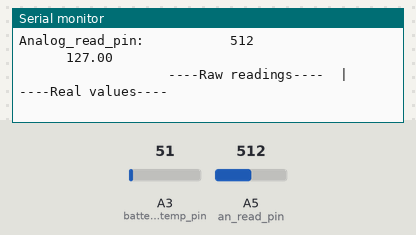
Bench run of a sketch on a simulated Arduino Uno, built with avr-gcc and run on an emulated ATmega328P. On the bench: the last lines printed to the serial monitor. The test bench sets the inputs (shaded band); at power-on: A3 (battery_temp_pin) = 51, A5 (an_read_pin) = 512.

Above: at 1.2 s.
1.3 s: A3 (battery_temp_pin) set to 33
At 1.63 s:
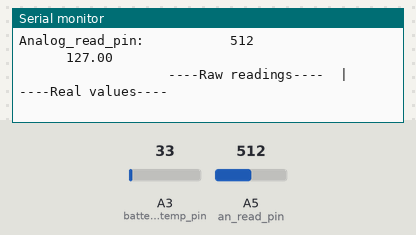
4.3 s: A3 (battery_temp_pin) set to 27
At 4.63 s:
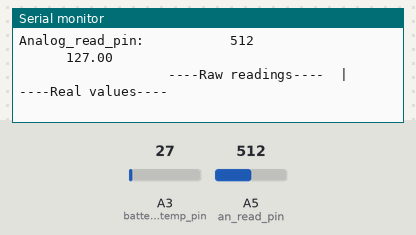
7.3 s: A5 (an_read_pin) set to 413
At 7.63 s:
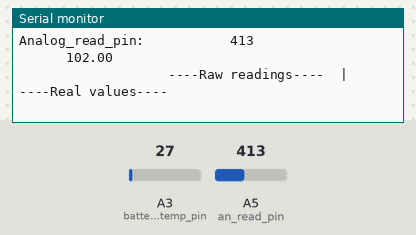
10.3 s: A5 (an_read_pin) set to 393
At 10.62 s:
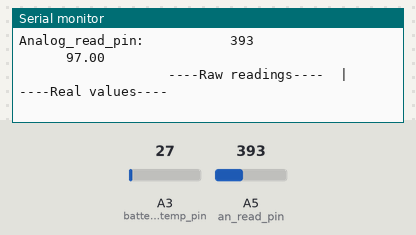
Timing chart, 0 to 13.3 s (numbered marks = the images above; inputs shaded):
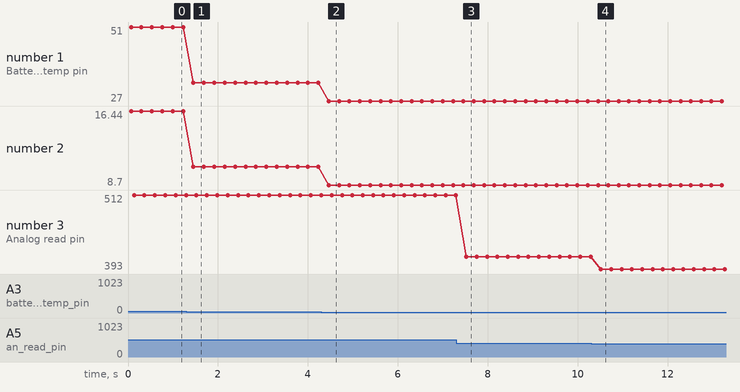

Measured:
- after the input at 1.3 s, the serial monitor: prints a new line after 0.16 s (image 1)
- after the input at 4.3 s, the serial monitor: prints a new line after 0.16 s (image 2)
- after the input at 7.3 s, the serial monitor: prints a new line after 0.22 s (image 3)
- after the input at 10.3 s, the serial monitor: prints a new line after 0.22 s (image 4)
- plotted number 1: 51 → 33 after the input at 1.3 s, 33 → 27 after the input at 4.3 s
- plotted number 2: 16.44 → 10.63 after the input at 1.3 s, 10.63 → 8.7 after the input at 4.3 s
- plotted number 3: 512 → 413 after the input at 7.3 s, 413 → 393 after the input at 10.3 s

The sketch:

ADC_board_battery_temp.ino
```cpp
#define battery_temp_pin  A3
#define an_read_pin A5

int raw_battery_temp =0;
int raw_an_read =0;

float battery_temp;
float an_read;

void setup() {
  pinMode(battery_temp_pin,INPUT);
  pinMode(an_read_pin,INPUT);
  Serial.begin(9600);
}

void loop() {
  raw_battery_temp = analogRead(battery_temp_pin);
  raw_an_read = analogRead(an_read_pin);
  float voltage = raw_battery_temp * (3300 / 1024.0);
  battery_temp = voltage/10;
  an_read = map(raw_an_read,0,1023,0,255);

  Serial.println("                   ----Raw readings----  |  ----Real values----");
  Serial.print("Battery_temp_pin:          ");
  Serial.print(raw_battery_temp);
  Serial.print("                       ");
  Serial.print(battery_temp);
  Serial.print(" \xC2\xB0");
  Serial.println("C");

  Serial.print("Analog_read_pin:           ");
  Serial.print(raw_an_read);
  Serial.print("                       ");
  Serial.print(an_read);
  Serial.println("");

  Serial.println();

  delay(100);
}
```
